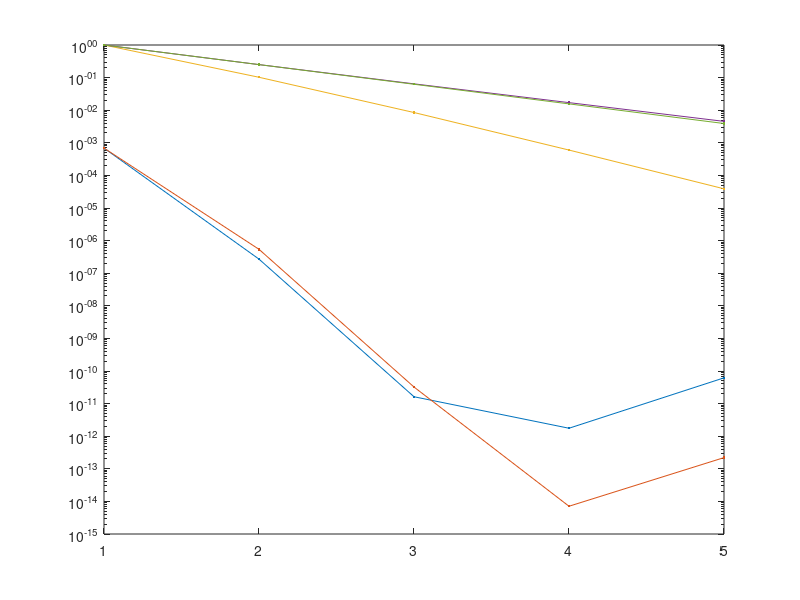

The MATLAB source for this figure:
% Tue Mar 12 02:08:47 MSK 2013
% Karl Kästner, Berlin

% impact on refining the uniform mesh on convergence of the discrete laplacian
% first diemension is refined twice as fast and the limit matrix is ill-conditioned

function test_convergence_ill_conditioned()

	% finding : both series converge, in 2d:
	%	    round off error of ill conditioned mesh is just twice as large and therefore irrelevant until maximum accuracy reached (err = eps*cond(A))
	%           ill conditioned mesh is even twice as accurate (as effectively only one dimension contributes to the error)
	%		=> round of determined by smallest element, discritisation error determined by largest element

	n(1) = 1;
	n(2) = 1;

	d=2;

	opts.tol = 1e-12;
	order = 10;

	tic()
	for idx=1:5 % 6

	A1 = (1+n(1))^2*spdiags(ones(n(1),1)*[1 -2 1],-1:1,n(1),n(1));
	I1 = speye(n(1));
	A2 = (1+n(2))^2*spdiags(ones(n(2),1)*[1 -2 1],-1:1,n(2),n(2));
	I2 = speye(n(2));
	if (2 == d)
		A3 = 1; I3 = 1; n(3)=1;
	else
		A3 = A1; I3 = I1; n(3) = n(1);
	end

	A1_ = A1;
	A2_ = A2;
	for jdx=2:order
		jdx
		jdx_=jdx-1
		c = nchoosek(2*jdx_+1,jdx_)*(jdx_+1)^2
		A1 = A1 - 1/c*(-1)^jdx*1/(n(1)+1)^(2*jdx-2)*A1_^jdx;
		A2 = A2 - 1/c*(-1)^jdx*1/(n(2)+1)^(2*jdx-2)*A2_^jdx;
	end

	A = kron(kron(A1,I2),I3) + kron(kron(I1,A2),I3) + (d>2)*kron(kron(I1,I2),A3);
	I = speye(n(1)*n(2)*n(3));

	size(A)
	e(idx,1) = eigs(A,[],1,'SM',opts)
	f(idx,1) = eigs(A,[],1,'LM',opts)

	A = kron(kron(A1,I1),I3) + kron(kron(I1,A1),I3) + (d>2)*kron(kron(I1,I1),A3);
	I = speye(n(1)^2*n(3));
	size(A)
	e(idx,2) = eigs(A,[],1,'SM',opts)
	f(idx,2) = eigs(A,[],1,'LM',opts)
	
	N(idx,:) = n;
	n(1)=n(1)*2;
	n(2)=n(2)*4;
	
	end
	toc()
	e
	err = e + d*pi^2
	e_diff = abs(diff(e')');
	frr = e./f
	N
	semilogy([abs(err) frr (N(:,1)./N(:,2)).^2],'.-');

end


